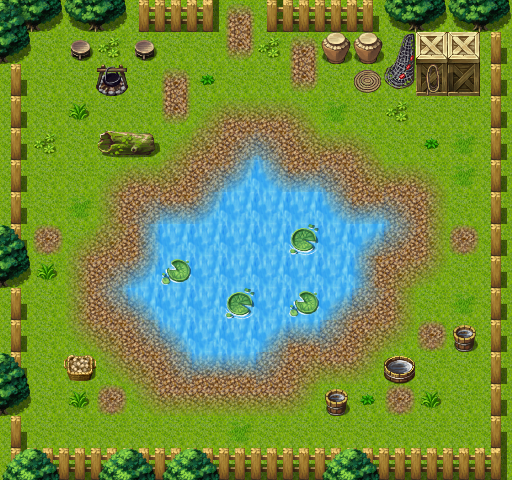

Below is a game level as drawn by its tile map, then a one-line description and the .tmx that defines it (tile-layer data replaced by summaries):
An orthogonal 16x15 tile map with 32x32 px tiles, 3 tile layers (Ground, Objects, Above), 1 hidden layer not drawn, 18 tilesets and 3 objects (2x spawn, mapchange).

<map version="1.0" orientation="orthogonal" width="16" height="15" tilewidth="32" tileheight="32">
    <properties>
        <property name="outdoors" value="1" />
    </properties>
    <tileset firstgid="1" name="map_19" tilewidth="32" tileheight="32">
        <image source="../drawable/map_19.png" />
    </tileset>
    <tileset firstgid="65" name="map_6" tilewidth="32" tileheight="32">
        <image source="../drawable/map_6.png" />
    </tileset>
    <tileset firstgid="129" name="map_0" tilewidth="32" tileheight="32">
        <image source="../drawable/map_0.png" />
    </tileset>
    <tileset firstgid="193" name="map_17" tilewidth="32" tileheight="32">
        <image source="../drawable/map_17.png" />
    </tileset>
    <tileset firstgid="257" name="map_27" tilewidth="32" tileheight="32">
        <image source="../drawable/map_27.png" />
    </tileset>
    <tileset firstgid="321" name="map_5" tilewidth="32" tileheight="32">
        <image source="../drawable/map_5.png" />
    </tileset>
    <tileset firstgid="385" name="map_4" tilewidth="32" tileheight="32">
        <image source="../drawable/map_4.png" />
    </tileset>
    <tileset firstgid="449" name="map_26" tilewidth="32" tileheight="32">
        <image source="../drawable/map_26.png" />
    </tileset>
    <tileset firstgid="513" name="map_16" tilewidth="32" tileheight="32">
        <image source="../drawable/map_16.png" />
    </tileset>
    <tileset firstgid="577" name="map_8" tilewidth="32" tileheight="32">
        <image source="../drawable/map_8.png" />
    </tileset>
    <tileset firstgid="641" name="map_1" tilewidth="32" tileheight="32">
        <image source="../drawable/map_1.png" />
    </tileset>
    <tileset firstgid="705" name="map_9" tilewidth="32" tileheight="32">
        <image source="../drawable/map_9.png" />
    </tileset>
    <tileset firstgid="769" name="map_7" tilewidth="32" tileheight="32">
        <image source="../drawable/map_7.png" />
    </tileset>
    <tileset firstgid="833" name="map_22" tilewidth="32" tileheight="32">
        <image source="../drawable/map_22.png" />
    </tileset>
    <tileset firstgid="897" name="map_12" tilewidth="32" tileheight="32">
        <image source="../drawable/map_12.png" />
    </tileset>
    <tileset firstgid="961" name="map_10" tilewidth="32" tileheight="32">
        <image source="../drawable/map_10.png" />
    </tileset>
    <tileset firstgid="1025" name="map_3" tilewidth="32" tileheight="32">
        <image source="../drawable/map_3.png" />
    </tileset>
    <tileset firstgid="1089" name="map_2" tilewidth="32" tileheight="32">
        <image source="../drawable/map_2.png" />
    </tileset>
    <layer name="Ground" width="16" height="15">
        <data>[240 cells, 240 non-empty, 3 distinct tile ids]</data>
    </layer>
    <layer name="Objects" width="16" height="15">
        <data>[240 cells, 178 non-empty, 42 distinct tile ids]</data>
    </layer>
    <layer name="Above" width="16" height="15">
        <data>[240 cells, 12 non-empty, 4 distinct tile ids]</data>
    </layer>
    <layer name="Walkable" width="16" height="15" visible="0">
        <data>[240 cells, 126 non-empty, 1 distinct tile ids]</data>
    </layer>
    <objectgroup name="Mapevents">
        <object name="north" type="mapchange" x="224" y="0" width="32" height="32">
            <properties>
                <property name="map" value="waterway2" />
                <property name="place" value="south" />
            </properties>
        </object>
    </objectgroup>
    <objectgroup name="Spawn">
        <object name="izthiel_4" type="spawn" x="32" y="64" width="448" height="352">
            <properties>
                <property name="quantity" value="2" />
                <property name="spawngroup" value="izthiel_4" />
            </properties>
        </object>
    </objectgroup>
    <objectgroup name="Spawn2">
        <object name="frog_3" type="spawn" x="32" y="64" width="448" height="352">
            <properties>
                <property name="quantity" value="3" />
                <property name="spawngroup" value="frog_3" />
            </properties>
        </object>
    </objectgroup>
    <objectgroup name="Keys" />
</map>
